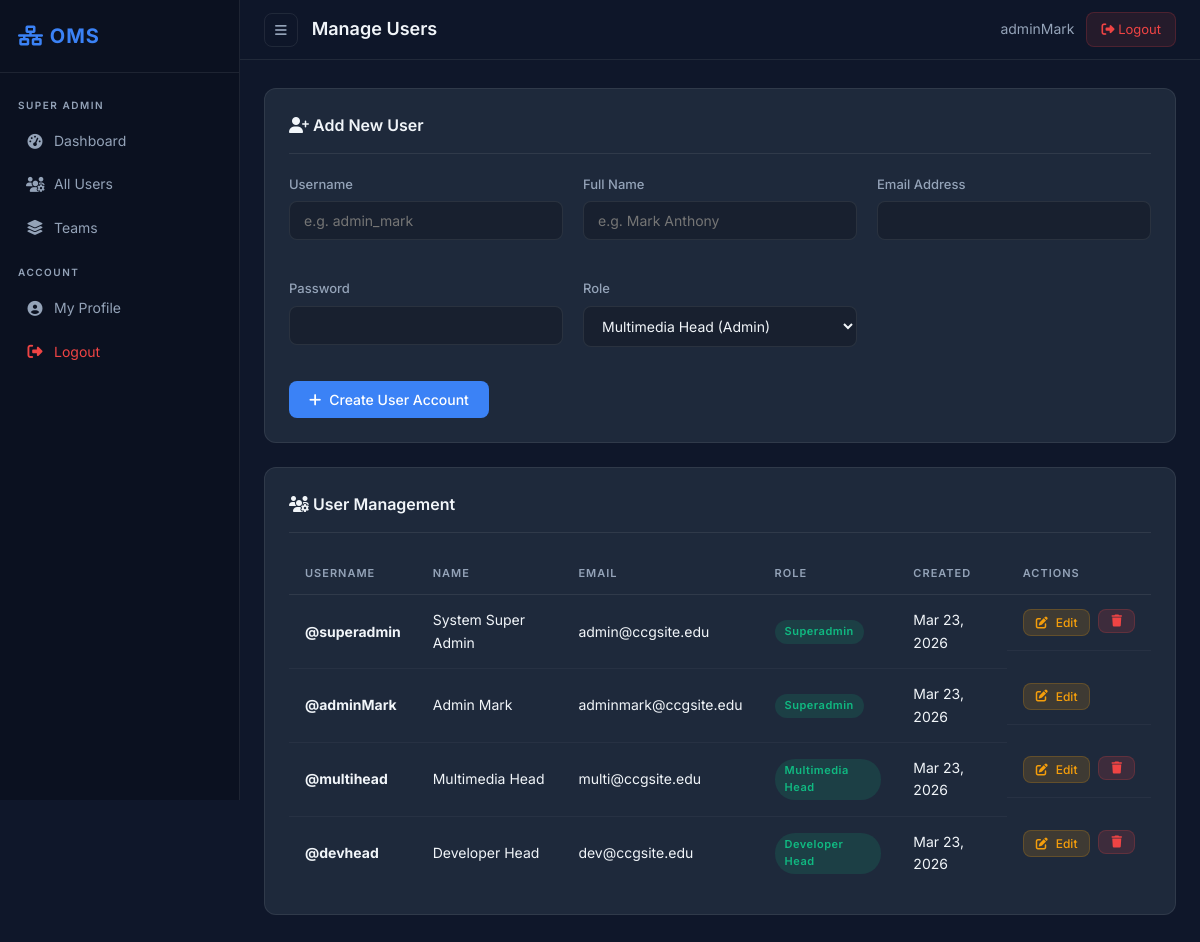
/superadmin/users (signed in), run on the app's committed database.
### tables this page shows
CREATE TABLE `users` (
  `id` int NOT NULL AUTO_INCREMENT,
  `username` varchar(50) NOT NULL,
  `password_hash` varchar(255) NOT NULL,
  `email` varchar(100) NOT NULL,
  `name` varchar(100) NOT NULL,
  `contact_number` varchar(20) DEFAULT NULL,
  `role` enum('superadmin','multimedia_head','developer_head','multimedia_member','developer_member') NOT NULL,
  `team` enum('multimedia','developer') DEFAULT NULL,
  `group_id` int DEFAULT NULL,
  `profile_picture` varchar(255) DEFAULT 'default.png',
  `created_at` timestamp DEFAULT CURRENT_TIMESTAMP,
  PRIMARY KEY (`id`),
  UNIQUE KEY `username` (`username`),
  UNIQUE KEY `email` (`email`),
  KEY `group_id` (`group_id`),
  KEY `team` (`team`),
  CONSTRAINT `fk_user_group` FOREIGN KEY (`group_id`) REFERENCES `groups` (`id`) ON DELETE SET NULL
);

### includes/auth.php (called while the page is built, shortened)
<?php
class Auth {
    public static function isLoggedIn() {
        return isset($_SESSION['user_id']);
    }
    public static function user() {
        return [
            'id'       => $_SESSION['user_id'],
            'username' => $_SESSION['username'],
            'role'     => $_SESSION['role'],
            'team'     => $_SESSION['team'] ?? null,
        ];
    }
    public static function hasRole($roles) {
        return in_array($_SESSION['role'], $roles);
    }
}
?>

### views/admin/users.php (the view, shortened to what this page needs)
<?php require_once 'includes/header.php'; ?>
<div class="panel">
    <div class="panel-header">
        <h3 class="panel-title"><i class="fas fa-user-plus"></i> Add New User</h3>
    </div>
    <form action="<?= BASE_URL ?>/admin/users" method="POST">
        <div class="grid-cards" style="margin-bottom: 0;">
            <div class="form-group">
                <label>Username</label>
                <input type="text" name="username" class="form-control" required placeholder="e.g. admin_mark">
            </div>
            <div class="form-group">
                <label>Full Name</label>
                <input type="text" name="name" class="form-control" required placeholder="e.g. Mark Anthony">
            </div>
            <div class="form-group">
                <label>Email Address</label>
                <input type="email" name="email" class="form-control" required>
            </div>
            <div class="form-group">
                <label>Password</label>
                <input type="password" name="password" class="form-control" required>
            </div>
            <div class="form-group">
                <label>Role</label>
                <select name="role" class="form-control" required>
                    <option value="multimedia_head">Multimedia Head (Admin)</option>
                </select>
            </div>
        </div>
        <button type="submit" class="btn btn-primary mt-4"><i class="fas fa-plus"></i> Create User Account</button>
    </form>
</div>
<div class="panel">
    <div class="panel-header">
        <h3 class="panel-title"><i class="fas fa-users-cog"></i> User Management</h3>
    </div>
    <div class="table-responsive">
        <table class="table">
            <thead>
                <tr>
                    <th>Username</th>
                    <th>Name</th>
                    <th>Email</th>
                    <th>Role</th>
                    <th>Created</th>
                    <th>Actions</th>
                </tr>
            </thead>
            <tbody>
                <?php foreach($users as $u): ?>
                <tr>
                    <td><strong>@<?= htmlspecialchars($u['username']) ?></strong></td>
                    <td><?= htmlspecialchars($u['name']) ?></td>
                    <td><?= htmlspecialchars($u['email']) ?></td>
                    <td>
                        <span class="badge <?= strpos($u['role'], 'head') !== false || $u['role'] === 'superadmin' ? 'badge-success' : 'badge-primary' ?>">
                            <?= htmlspecialchars(ucwords(str_replace('_', ' ', $u['role']))) ?>
                        </span>
                    </td>
                    <td><?= date('M d, Y', strtotime($u['created_at'])) ?></td>
                    <td style="display:flex; gap:8px;">
                        <button class="btn btn-warning btn-sm" onclick="editUser(<?= $u['id'] ?>, '<?= addslashes($u['name']) ?>', '<?= addslashes($u['email']) ?>', '<?= $u['role'] ?>')">
                            <i class="fas fa-edit"></i> Edit
                        </button>
                        <?php if($u['id'] != $_SESSION['user_id']): ?>
                        <form action="<?= BASE_URL ?>/admin/users" method="POST" onsubmit="return confirm('Are you sure you want to delete this user? This cannot be undone.')">
                            <button type="submit" class="btn btn-danger btn-sm"><i class="fas fa-trash"></i></button>
                        </form>
                        <?php endif; ?>
                    </td>
                </tr>
                <?php endforeach; ?>
            </tbody>
        </table>
    </div>
</div>
<?php require_once 'includes/footer.php'; ?>

### index.php (shortened to what this page needs)
<?php
require_once 'includes/auth.php';
$url = isset($_GET['url']) ? rtrim($_GET['url'], '/') : 'student/dashboard';
$url = filter_var($url, FILTER_SANITIZE_URL);
$parts = explode('/', $url);
$controllerClass = '';
$method = 'index';
$params = [];
switch (true) {
    case ($parts[0] === 'superadmin'):
        $controllerClass = 'AdminController';
        $method = isset($parts[1]) && $parts[1] !== '' ? $parts[1] : 'dashboard';
        break;
}
if ($controllerClass) {
    $file = "controllers/{$controllerClass}.php";
    if (file_exists($file)) {
        $controller = new $controllerClass();
        if (method_exists($controller, $method)) {
            call_user_func_array([$controller, $method], $params);
        } else {
            die("404: Method '$method' not found in $controllerClass.");
        }
    } else {
        die("500: Controller '$controllerClass' not found.");
    }
}
?>

### controllers/AdminController.php (shortened to what this page needs)
<?php
class AdminController {
    public function users() {
        $pageTitle = "Manage Users";
        $conn = Database::getConnection();
        $stmt = $conn->query("
            SELECT u.*, g.group_name
            FROM users u
            LEFT JOIN groups g ON u.group_id = g.id
            ORDER BY u.created_at DESC
        ");
        $users = $stmt->fetchAll();
        if (file_exists('views/superadmin/users.php')) {
            require_once 'views/superadmin/users.php';
        } else {
            require_once 'views/admin/users.php';
        }
    }
}
?>

### includes/header.php (shortened to what this page needs)
<?php
$currentUser = Auth::user();
?>
<!DOCTYPE html>
<html lang="en">
<head>
    <link rel="stylesheet" href="https://cdnjs.cloudflare.com/ajax/libs/font-awesome/6.4.0/css/all.min.css">
    <link rel="stylesheet" href="<?= BASE_URL ?>/assets/css/style.css">
</head>
<body>
    <div class="dashboard-wrapper">
        <?php if($currentUser): ?>
            <?php require_once 'includes/sidebar.php'; ?>
        <?php endif; ?>
        <div class="main-content <?= !$currentUser ? 'full-width' : '' ?>">
            <?php if($currentUser): ?>
            <header class="top-header">
                <div class="header-left">
                    <button id="sidebar-toggle" class="btn-icon"><i class="fas fa-bars"></i></button>
                    <h2 class="page-title"><?= isset($pageTitle) ? htmlspecialchars($pageTitle) : 'Dashboard' ?></h2>
                </div>
                <div class="header-right">
                    <div class="user-profile-menu">
                        <span class="username"><?= htmlspecialchars($currentUser['username']) ?></span>
                        <a href="<?= BASE_URL ?>/logout" class="btn-logout"><i class="fas fa-sign-out-alt"></i> Logout</a>
                    </div>
                </div>
            </header>
            <?php endif; ?>
            <main class="content-area">

### includes/sidebar.php (shortened to what this page needs)
<?php
$role = $_SESSION['role'] ?? '';
$base = BASE_URL;
?>
<nav id="sidebar" class="sidebar">
    <div class="sidebar-header"><i class="fas fa-network-wired"></i> OMS</div>
    <div class="sidebar-nav">
        <ul>
        <?php if ($role === 'superadmin'): ?>
            <li class="nav-heading">Super Admin</li>
            <li><a href="<?= $base ?>/superadmin/dashboard"><i class="fas fa-tachometer-alt"></i><span>Dashboard</span></a></li>
            <li><a href="<?= $base ?>/superadmin/users"><i class="fas fa-users-cog"></i><span>All Users</span></a></li>
            <li><a href="<?= $base ?>/superadmin/teams"><i class="fas fa-layer-group"></i><span>Teams</span></a></li>
        <?php endif; ?>
        </ul>
        <ul style="margin-top: auto;">
            <li class="nav-heading">Account</li>
            <li><a href="<?= $base ?>/profile"><i class="fas fa-user-circle"></i><span>My Profile</span></a></li>
            <li><a href="<?= $base ?>/logout" style="color: var(--danger);"><i class="fas fa-sign-out-alt"></i><span>Logout</span></a></li>
        </ul>
    </div>
</nav>

### includes/footer.php (shortened to what this page needs)
            </main>
        </div>
    </div>
</body>
</html>

### data on the page
users: username "adminMark", name "Admin Mark", email "adminmark@ccgsite.edu", role "Superadmin", created_at "Mar 23, 2026"
users: username "superadmin", name "System Super Admin", email "admin@ccgsite.edu", role "Superadmin", created_at "Mar 23, 2026"
users: username "multihead", name "Multimedia Head", email "multi@ccgsite.edu", role "Multimedia Head", created_at "Mar 23, 2026"
users: username "devhead", name "Developer Head", email "dev@ccgsite.edu", role "Developer Head", created_at "Mar 23, 2026"

### other printed values
$pageTitle "Manage Users"
